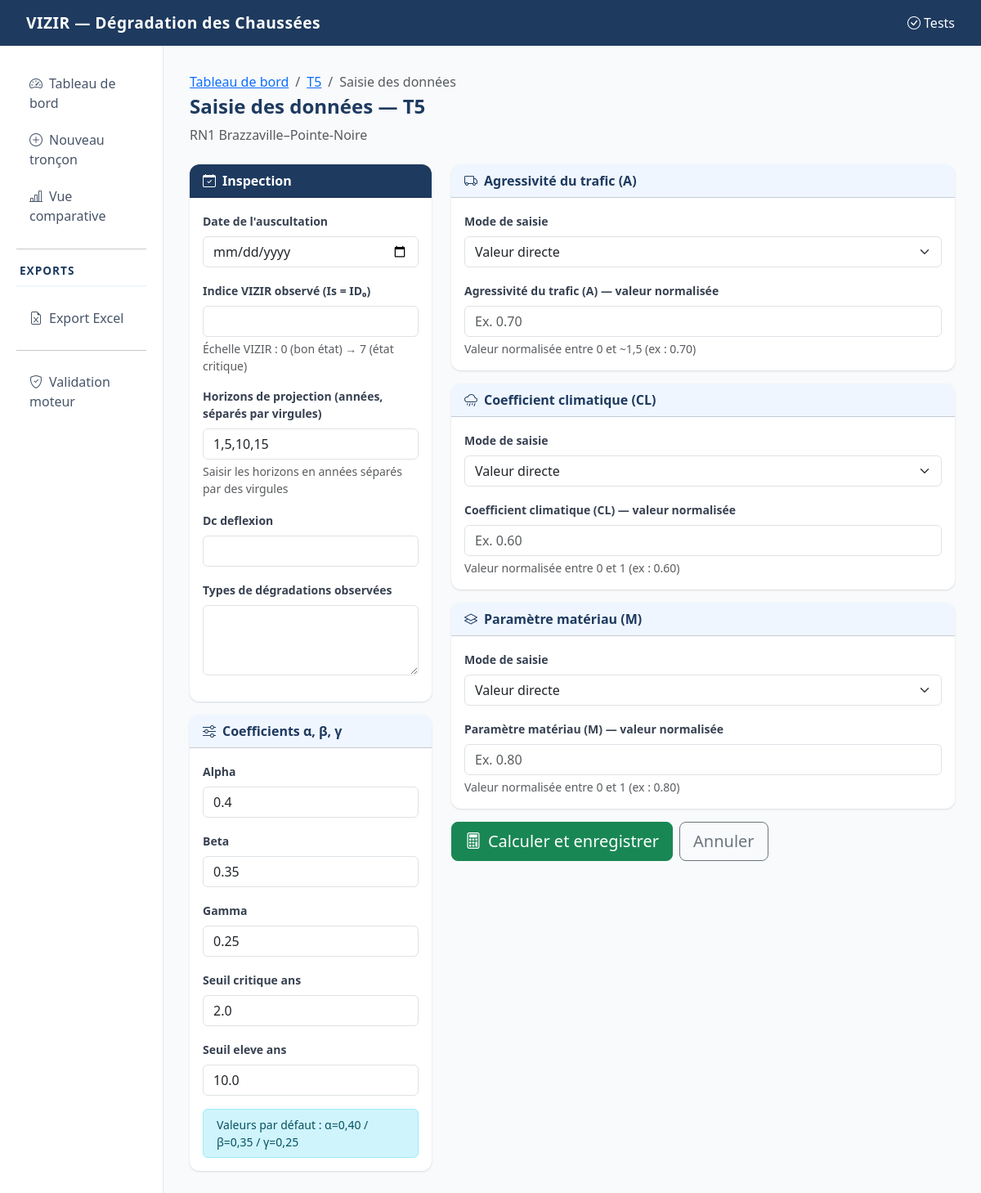
Page /troncon/5/saisie/ on the committed database.
### troncons/models.py (models this page shows, shortened)
class Troncon(models.Model):
    nom = models.CharField(max_length=100, verbose_name="Identifiant du tronçon")
    route = models.CharField(max_length=200, verbose_name="Nom de la route", blank=True)
    pk_debut = models.CharField(max_length=50, verbose_name="PK début", blank=True)
    pk_fin = models.CharField(max_length=50, verbose_name="PK fin", blank=True)
    longueur_m = models.FloatField(verbose_name="Longueur (m)", null=True, blank=True)
    localisation = models.CharField(max_length=300, verbose_name="Localisation / pays", blank=True)
    date_creation = models.DateTimeField(default=timezone.now)
    class Meta:
        verbose_name = "Tronçon"
        verbose_name_plural = "Tronçons"
        ordering = ['-date_creation']

class CoefficientsSimulation(models.Model):
    troncon = models.OneToOneField(Troncon, on_delete=models.CASCADE, related_name='coefficients')
    alpha = models.FloatField(default=0.40, verbose_name="α (trafic)")
    beta = models.FloatField(default=0.35, verbose_name="β (climat)")
    gamma = models.FloatField(default=0.25, verbose_name="γ (matériau)")
    seuil_critique_ans = models.FloatField(default=2.0, verbose_name="Seuil Critique (années)")
    seuil_eleve_ans = models.FloatField(default=10.0, verbose_name="Seuil Élevé (années)")
    class Meta:
        verbose_name = "Coefficients de simulation"

### troncons/views.py (the view)
# urls.py: path('troncon/<int:pk>/saisie/', views.saisie_parametres, name='saisie_parametres'),
def saisie_parametres(request, pk):
    troncon = get_object_or_404(Troncon, pk=pk)
    coeffs, _ = CoefficientsSimulation.objects.get_or_create(troncon=troncon)
    if request.method == 'POST':
        form_p = ParametresForm(request.POST)
        form_c = CoefficientsForm(request.POST, instance=coeffs)
        if form_p.is_valid() and form_c.is_valid():
            coeffs = form_c.save()
            parametres = form_p.save(commit=False)
            parametres.troncon = troncon
            parametres.save()
            A  = parametres.get_A()
            CL = parametres.get_CL()
            M  = parametres.get_M()
            horizons = form_p.cleaned_data.get('horizons', [1, 5, 10, 15])
            res = calculer_resultats(
                ID0=parametres.id0_vizir,
                A=A, CL=CL, M=M,
                alpha=coeffs.alpha, beta=coeffs.beta, gamma=coeffs.gamma,
                seuil_critique=coeffs.seuil_critique_ans,
                seuil_eleve=coeffs.seuil_eleve_ans,
                horizons=horizons,
            )
            ResultatsSimulation.objects.create(
                troncon=troncon,
                parametres=parametres,
                R=res['R'],
                contrib_trafic=res['contrib_trafic'],
                contrib_climat=res['contrib_climat'],
                contrib_materiau=res['contrib_materiau'],
                contrib_trafic_pct=res['contrib_trafic_pct'],
                contrib_climat_pct=res['contrib_climat_pct'],
                contrib_materiau_pct=res['contrib_materiau_pct'],
                facteur_dominant=res['facteur_dominant'],
                niveau_risque=res['niveau_risque'],
                t_critique_ans=res['t_critique'],
                projections_json={str(k): v for k, v in res['projections'].items()},
                recommandations='\n'.join(res['recommandations']),
                alpha_utilise=coeffs.alpha,
                beta_utilise=coeffs.beta,
                gamma_utilise=coeffs.gamma,
            )
            messages.success(request, "Calcul effectué et résultats enregistrés.")
            return redirect('troncon_detail', pk=pk)
    else:
        form_p = ParametresForm()
        form_c = CoefficientsForm(instance=coeffs)
    return render(request, 'troncons/saisie_parametres.html', {
        'troncon': troncon,
        'form_p': form_p,
        'form_c': form_c,
    })

### troncons/forms.py
class CoefficientsForm(forms.ModelForm):
    alpha  = CommaDecimalField(initial=0.40, widget=forms.NumberInput(attrs={'class': 'form-control', 'step': '0.01'}))
    beta   = CommaDecimalField(initial=0.35, widget=forms.NumberInput(attrs={'class': 'form-control', 'step': '0.01'}))
    gamma  = CommaDecimalField(initial=0.25, widget=forms.NumberInput(attrs={'class': 'form-control', 'step': '0.01'}))
    seuil_critique_ans = CommaDecimalField(initial=2.0,  widget=forms.NumberInput(attrs={'class': 'form-control', 'step': '0.5'}))
    seuil_eleve_ans    = CommaDecimalField(initial=10.0, widget=forms.NumberInput(attrs={'class': 'form-control', 'step': '0.5'}))
    class Meta:
        model = CoefficientsSimulation
        fields = ['alpha', 'beta', 'gamma', 'seuil_critique_ans', 'seuil_eleve_ans']

### troncons/templates/troncons/saisie_parametres.html (shortened to what this page needs)
{% extends 'troncons/base.html' %}
{% block content %}
<div class="mb-4">
    <nav aria-label="breadcrumb">
        <ol class="breadcrumb mb-1">
            <li class="breadcrumb-item"><a href="{% url 'dashboard' %}">Tableau de bord</a></li>
            <li class="breadcrumb-item"><a href="{% url 'troncon_detail' troncon.pk %}">{{ troncon.nom }}</a></li>
            <li class="breadcrumb-item active">Saisie des données</li>
        </ol>
    </nav>
    <h4 class="fw-bold" style="color: var(--primary)">Saisie des données — {{ troncon.nom }}</h4>
    <p class="text-muted">{{ troncon.route }}</p>
</div>
<form method="post">
<div class="row g-4">
    <div class="col-md-4">
        <div class="card">
            <div class="card-header fw-semibold" style="background: var(--primary); color: white;">
                <i class="bi bi-calendar-check me-2"></i>Inspection
            </div>
            <div class="card-body">
                <div class="mb-3">
                    <label class="form-label">{{ form_p.date_inspection.label }}</label>
                    {{ form_p.date_inspection }}
                </div>
                <div class="mb-3">
                    <label class="form-label">{{ form_p.id0_vizir.label }}</label>
                    {{ form_p.id0_vizir }}
                    <div class="form-text">Échelle VIZIR : 0 (bon état) → 7 (état critique)</div>
                </div>
                <div class="mb-3">
                    <label class="form-label">{{ form_p.horizons.label }}</label>
                    {{ form_p.horizons }}
                    <div class="form-text">{{ form_p.horizons.help_text }}</div>
                </div>
                <div class="mb-3">
                    <label class="form-label">{{ form_p.dc_deflexion.label }}</label>
                    {{ form_p.dc_deflexion }}
                </div>
                <div class="mb-3">
                    <label class="form-label">{{ form_p.degradations_observees.label }}</label>
                    {{ form_p.degradations_observees }}
                </div>
            </div>
        </div>
        <div class="card mt-3">
            <div class="card-header fw-semibold" style="background: #EFF6FF; color: var(--primary);">
                <i class="bi bi-sliders me-2"></i>Coefficients α, β, γ
            </div>
            <div class="card-body">
                {% for field in form_c %}
                <div class="mb-3">
                    <label class="form-label">{{ field.label }}</label>
                    {{ field }}
                </div>
                {% endfor %}
                <div class="alert alert-info small py-2 mb-0">
                    Valeurs par défaut : α=0,40 / β=0,35 / γ=0,25
                </div>
            </div>
        </div>
    </div>
    <div class="col-md-8">
        <div class="card mb-3">
            <div class="card-header fw-semibold" style="background: #EFF6FF; color: var(--primary);">
                <i class="bi bi-truck me-2"></i>Agressivité du trafic (A)
            </div>
            <div class="card-body">
                <div class="mb-3">
                    <label class="form-label">Mode de saisie</label>
                    <select name="mode_A" id="id_mode_A" class="form-select">
                        <option value="direct" {% if form_p.mode_A.value == 'direct' or not form_p.mode_A.value %}selected{% endif %}>Valeur directe</option>
                    </select>
                </div>
                <div id="A-direct" class="mode-section">
                    <label class="form-label">Agressivité du trafic (A) — valeur normalisée</label>
                    {{ form_p.A }}
                    <div class="form-text">Valeur normalisée entre 0 et ~1,5 (ex : 0.70)</div>
                </div>
            </div>
        </div>
        <div class="card mb-3">
            <div class="card-header fw-semibold" style="background: #EFF6FF; color: var(--primary);">
                <i class="bi bi-cloud-rain me-2"></i>Coefficient climatique (CL)
            </div>
            <div class="card-body">
                <div class="mb-3">
                    <label class="form-label">Mode de saisie</label>
                    <select name="mode_CL" id="id_mode_CL" class="form-select">
                        <option value="direct" {% if form_p.mode_CL.value == 'direct' or not form_p.mode_CL.value %}selected{% endif %}>Valeur directe</option>
                    </select>
                </div>
                <div id="CL-direct" class="mode-section">
                    <label class="form-label">Coefficient climatique (CL) — valeur normalisée</label>
                    {{ form_p.CL }}
                    <div class="form-text">Valeur normalisée entre 0 et 1 (ex : 0.60)</div>
                </div>
            </div>
        </div>
        <div class="card mb-3">
            <div class="card-header fw-semibold" style="background: #EFF6FF; color: var(--primary);">
                <i class="bi bi-layers me-2"></i>Paramètre matériau (M)
            </div>
            <div class="card-body">
                <div class="mb-3">
                    <label class="form-label">Mode de saisie</label>
                    <select name="mode_M" id="id_mode_M" class="form-select">
                        <option value="direct" {% if form_p.mode_M.value == 'direct' or not form_p.mode_M.value %}selected{% endif %}>Valeur directe</option>
                    </select>
                </div>
                <div id="M-direct" class="mode-section">
                    <label class="form-label">Paramètre matériau (M) — valeur normalisée</label>
                    {{ form_p.M }}
                    <div class="form-text">Valeur normalisée entre 0 et 1 (ex : 0.80)</div>
                </div>
            </div>
        </div>
        <div class="d-flex gap-2 mt-2">
            <button type="submit" class="btn btn-success btn-lg">
                <i class="bi bi-calculator me-2"></i>Calculer et enregistrer
            </button>
            <a href="{% url 'troncon_detail' troncon.pk %}" class="btn btn-outline-secondary btn-lg">Annuler</a>
        </div>
    </div>
</div>
</form>
{% endblock %}

### troncons/templates/troncons/base.html (style rules this page uses)
:root { --primary: #1e3a5f; --accent: #2563EB; --danger: #DC2626; --warning: #D97706; --success: #16A34A; }
body { background: #f8fafc; font-family: 'Segoe UI', sans-serif; }
.card { border: none; border-radius: 12px; box-shadow: 0 1px 3px rgba(0,0,0,0.08), 0 1px 2px rgba(0,0,0,0.06); }
.card-header { border-radius: 12px 12px 0 0 !important; }
.form-label { font-weight: 600; font-size: 0.875rem; color: #374151; }

### troncons/templates/troncons/saisie_parametres.html (style rules this page uses)
.mode-section { display: none; }
.mode-section.active { display: block; }

### rows in the picture
Troncon: nom "T5", route "RN1 Brazzaville–Pointe-Noire"
CoefficientsSimulation: form_c "0.4" "0.35" "0.25" "2.0" "10.0"

### other values in the picture
{{ field.label }} "Alpha" "Beta" "Gamma" "Seuil critique ans" "Seuil eleve ans"
